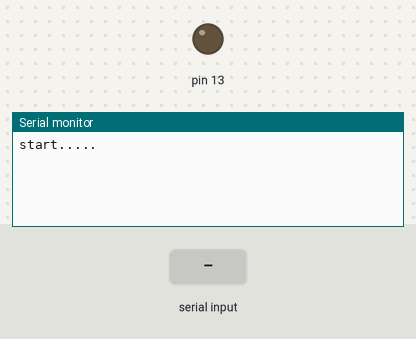
A sketch run on a simulated Arduino Mega 2560, built with avr-gcc and run on an emulated ATmega2560. Shown: output pins drawn as LEDs (lit = HIGH), the last lines printed to the serial monitor. Inputs (shaded band) come from the test bench. The modem accepts every AT command (registered, SIM ready, sends succeed) and sends nothing else.

Above: at 7.2 s.
7.3 s: "N1\n" received over the second serial link
At 7.7 s:
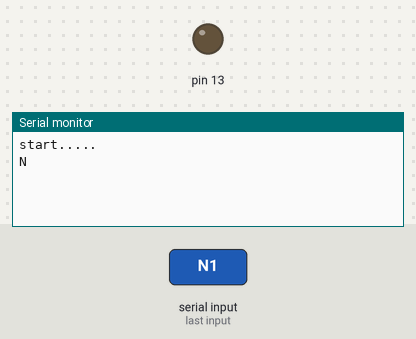
8.8 s: "1" received over the second serial link
At 10.0 s:
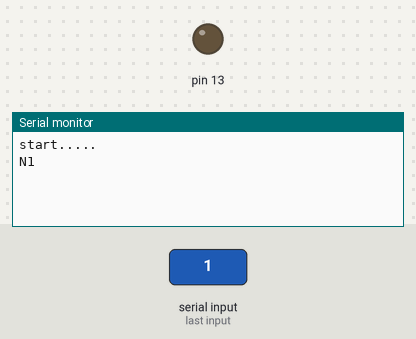

The sketch:

ESP_Arduino_test.ino
```cpp
/*==================================================================
   Version 1.0b
   TCP Communication between two ESP8266 Module
   This is the server program
   ESP-01 connected to Arduino Mega is set as Server
   ESP-01 has Native AT Commands Firmware
   Date:10/03/2017
   ARDUINO V1.6.10
  ===================================================================*/


#include "SoftwareSerial.h"

SoftwareSerial esp(10, 11); //defining a software port on Arduino to connect the ESP-01 WiFi Modules  (rx,tx)

//#define LeftSensor 4; //Analog Pin A0 for Left Sensor
//#define RightSensor 5; //Digital Pin A1 for Right Sensor
//
//#define LeftMotor 6; //Digital Pin (PWM) 6 for Left Motor
//#define RightMotor 7; //Digital Pin (PWM) 7 for Right Motor

void setup() {
  pinMode(13, OUTPUT);
  //   pinMode(LeftMotor,OUTPUT);
  //   pinMode(RightMotor,OUTPUT);


  Serial.begin(115200);
  Serial.write("start.....\n");
  esp.begin(115200);
  esp.write("AT+RST\r\n"); //Reset the old settings in ESP-01
  Serial.write(esp.read());
  delay (1000);
  esp.write("ATE0\r\n"); //Disable ECHO
  delay (1000);
  esp.write("AT+CWMODE=2\r\n"); // Set as Access Point Mode
  delay(1000);
  esp.write("AT+CIFSR\r\n"); //Get Server IP and MAC Address
  delay(1000);
  esp.write("AT+CIPMUX=1\r\n");//Set for Multiple Client connection
  delay(1000);
  esp.write("AT+CIPSERVER=1,80\r\n"); //Set as server mode and make a port
  delay(1000);


}

void loop() {
  digitalWrite(13, LOW);

  if (esp.available())
  {
    char c = esp.read(); //reading the data received from Client
     Serial.write(c);
    if(esp.find("IPD")) { Serial.println("Node call"); }


//    int a = 0; int b = 0; int d = 0;
//    a = esp.find("N1"); b = esp.find("N2"); d = esp.find("N3");
//   // Serial.println (a); Serial.println (b); Serial.println (d); Serial.println();
//    if (a == 1)
//        {
//          Serial.println("\nCall from Node1");
//          digitalWrite(13,HIGH);
//        }
//        if(b==1)
//        {
//          Serial.println("\nCall from Node2");
//          digitalWrite(13,HIGH);
//        }
//       if(d==1)
//        {
//          Serial.println("\nCall from Node3");
//          digitalWrite(13,HIGH);
//        }
//      else {
//        Serial.println("Waiting for Calls....");
//}
  }
}

//void motor() //Line Follower programs. Will be added later
//{
//
//
//    digitalWrite(LeftMotor,HIGH);
//    digitalWrite(RightMotor,HIGH);
//
//    digitalWrite(LeftMotor,LOW);
//    digitalWrite(RightMotor,HIGH);
//
//    digitalWrite(LeftMotor,HIGH);
//    digitalWrite(RightMotor,LOW) ;
//
//    digitalWrite(LeftMotor,LOW);
//    digitalWrite(RightMotor,LOW);
//
//
//    }
```

Measured:
- after the input at 7.3 s, the serial monitor: prints a new line at once (image 1)
- after the input at 8.8 s, the serial monitor: prints a new line at once (image 2)
